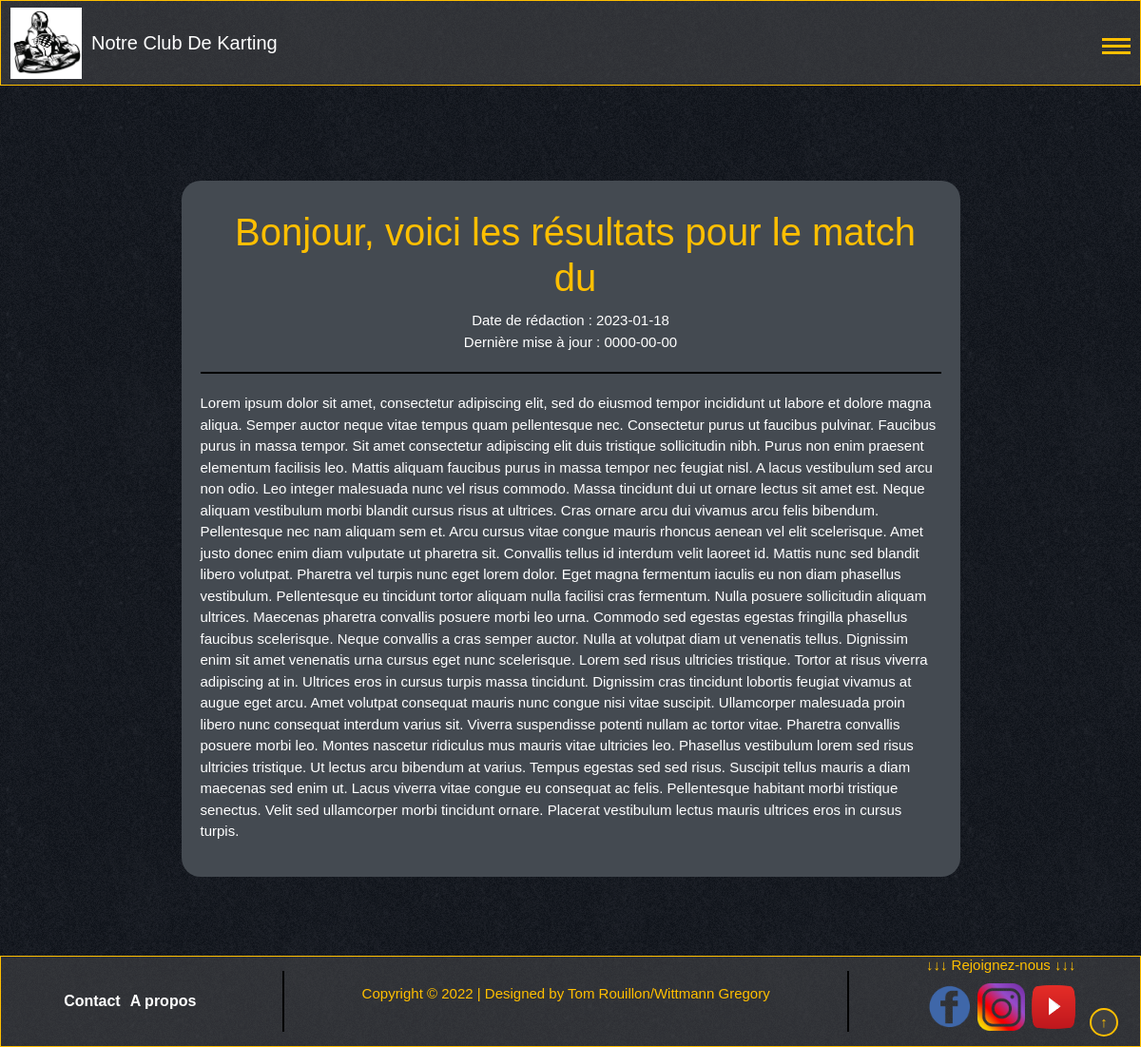
The page /src/actu.php?id=1 on the database its author committed.
### tables this page shows
CREATE TABLE IF NOT EXISTS `Article` (
  `idArticle` INT NOT NULL AUTO_INCREMENT,
  `titre` VARCHAR(45) NOT NULL,
  `contenu` LONGTEXT NOT NULL,
  `dateCreation` DATE NOT NULL,
  `dateMAJ` DATE NOT NULL,
  `Admin_Personne_idPersonne` INT NOT NULL,
  PRIMARY KEY (`idArticle`),
  INDEX `fk_Article_Admin1_idx` (`Admin_Personne_idPersonne` ASC),
  CONSTRAINT `fk_Article_Admin1`
    FOREIGN KEY (`Admin_Personne_idPersonne`)
    REFERENCES `Admin` (`Personne_idPersonne`)
    ON DELETE NO ACTION
    ON UPDATE NO ACTION);

### src/actu.php (the view, shortened to what this page needs)
<?php
    require_once("header.php");
?>
<div id="contenu">
    <?php
    $bdd = connect_bd();
    if (isset($_GET['id']) && $_GET['id'] > 0) {
        $id = $_GET['id'];
        $req = $bdd->prepare('SELECT * FROM article WHERE idArticle = ?');
        $req->execute(array($id));
        $donnees = $req->fetch();
        ?>
        <div class="article">
            <div class="articleHead">
                <h1><?php echo $donnees['titre']; ?></h1>
                <h7>Date de rédaction : <?php echo $donnees['dateCreation']; ?></h7>
                <?php if ($donnees['dateMAJ'] != null) {
                    echo "<h7>Dernière mise à jour : " . $donnees['dateMAJ'] . "</h7>";
                }
                ?>
            </div>
            <div class="bodyArticle">
                <p><?php echo $donnees['contenu']; ?></p>
            </div>
        </div>
        <?php
    }
    ?>
</div>
<?php
    require_once("footer.php");
?>

### src/style/main.css (style rules this page uses)
:root { --backColor:rgba(22, 22, 22, 0.773); --footColor:#343a40; --eventColor: #444a51; }
body { font-family: 'Share Tech', sans-serif; display: block; margin: 0; width: auto; height: auto; background-image: url("../logos/blackmamba.png"); }
body h1 { margin-left: 10px; margin-top: 10px; }
body #contenu { min-height: 100vh; margin: 15px; font-size: 15px; color: white; }
body #contenu h1 { margin-top: 10px; margin-bottom: 10px; font-size: 40px; text-align: center; }
.article { background-color: var(--eventColor); padding: 20px; border-radius: 20px; margin: auto; max-width: 70%; margin-top: 100px; }
.articleHead { display: flex; flex-direction: column; align-items: center; margin-bottom: 20px; border-bottom: 1px solid black; }
.articleHead::after { content: ""; display: block; width: 100%; height: 1px; background-color: black; margin-top: 20px; }
.articleHead h1 { color: var(--yellowColor); }

### src/style/footer.css (style rules this page uses)
:root { --footColor:rgba(75, 75, 76, 0.53); }

### src/style/header.css (style rules this page uses)
:root { --backColor:rgba(22, 22, 22, 0.773); --footColor:rgba(75, 75, 76, 0.53); --yellowColor:rgb(255, 191, 0); }

### rows shown on the page
article: titre "Bonjour, voici les résultats pour le match du", dateCreation "2023-01-18", dateMAJ "0000-00-00", contenu "Lorem ipsum dolor sit amet, consectetur adipiscing elit, sed do eiusmod tempor incididunt ut labore et dolore magna aliqua. Semper auctor neque vitae tempus quam pellentesque nec. Consectetur purus ut faucibus pulvinar. Faucibus purus in massa tempor. Sit amet consectetur adipiscing elit duis tristique sollicitudin nibh. Purus non enim praesent elementum facilisis leo. Mattis aliquam faucibus purus in massa tempor nec feugiat nisl. A lacus vestibulum sed arcu non odio. Leo integer malesuada nunc vel risus commodo. Massa tincidunt dui ut ornare lectus sit amet est. Neque aliquam vestibulum morbi blandit cursus risus at ultrices. Cras ornare arcu dui vivamus arcu felis bibendum. Pellentesque…"
